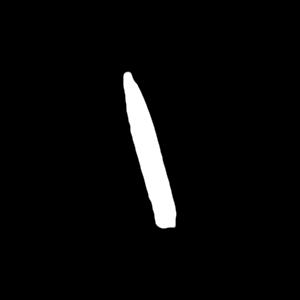
#> input picture images/microsoft_pen.png, 300 x 300 px
$ python test.py   (older library calls are emulated)
#> lines starting #> are read from the running program, lines starting #| are printed output that depends on the picture
#> further down, template is the input picture: shape (300, 300); min 0, max 255, mean 9.5
### framework.py
import cv2

# Get camera
cap = cv2.VideoCapture(0)

draw = False
esc = False
on_draw_callback = None


def get_frame():
    _, img = cap.read()
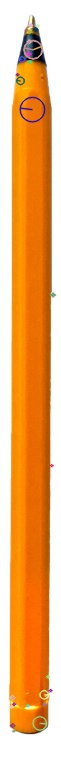
#> input picture test-sift.jpg, 61 x 768 px, given in place of the camera
#> img is the input picture: shape (768, 61, 3); mean B, G, R 113, 175.9, 238.5
    img = cv2.flip(img, 1)  # flip along y axis
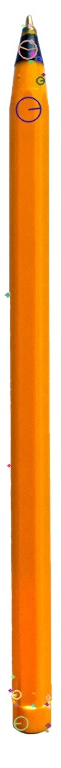
#> img: shape (768, 61, 3); mean B, G, R 113, 175.9, 238.5
    return img


# [15 lines left out: function get_keys, not called in this run]


def is_esc():
    return esc

def is_ctrl():
    return draw

# [4 lines left out: function on_draw, not called in this run]

### template_matching.py
import cv2

methods = ['cv2.TM_CCOEFF', 'cv2.TM_CCOEFF_NORMED', 'cv2.TM_CCORR',
           'cv2.TM_CCORR_NORMED', 'cv2.TM_SQDIFF', 'cv2.TM_SQDIFF_NORMED']


def get_next_template_match(in_img, template, original=None):
    w, h = template.shape[::-1]
    if original is None:
        original = in_img

    for meth in methods:
        method = eval(meth)

        img = in_img.copy()  # Get original frame

        # Draw rectangle on matches
        # Apply template Matching
        res = cv2.matchTemplate(img, template, method)
        min_val, max_val, min_loc, max_loc = cv2.minMaxLoc(res)

        # If the method is TM_SQDIFF or TM_SQDIFF_NORMED, take minimum
        if method in [cv2.TM_SQDIFF, cv2.TM_SQDIFF_NORMED]:
            top_left = min_loc
        else:
            top_left = max_loc
        bottom_right = (top_left[0] + w, top_left[1] + h)

        cv2.rectangle(original, top_left, bottom_right, 255, 2)

        yield meth, original

### test.py
import cv2
import framework
import numpy as np
import template_matching

if __name__ == '__main__':
    template = cv2.imread('images/microsoft_pen.png', 0)

    kernel = cv2.getStructuringElement(cv2.MORPH_ELLIPSE, (3, 3))
    fgbg = cv2.createBackgroundSubtractorMOG2()

    # List wanted methods
    while (1):

        img = framework.get_frame()
        original = img

        img = fgbg.apply(img)
#> img: shape (768, 61); every value is 127
        img = cv2.morphologyEx(img, cv2.MORPH_OPEN, kernel)
        img = cv2.medianBlur(img, 5)

        canny = cv2.Canny(img, 100, 200)
#> canny: shape (768, 61); every value is 0
        blur = cv2.GaussianBlur(img, (5, 5), 0)
        thres1 = cv2.adaptiveThreshold(blur, 255, cv2.ADAPTIVE_THRESH_GAUSSIAN_C, cv2.THRESH_BINARY, 11, 2)
#> thres1: shape (768, 61); every value is 255
        _, thres2 = cv2.threshold(blur, 127, 255, cv2.THRESH_BINARY + cv2.THRESH_OTSU)

        (_, cnts, _) = cv2.findContours(canny.copy(), cv2.RETR_EXTERNAL, cv2.CHAIN_APPROX_SIMPLE)
#> cnts = []
        cv2.imshow('Test', canny)

        cv2.imshow('Threshold', thres2)
        for c in cnts:
            cv2.drawContours(img, [c], -1, (0, 255, 0), 2)
#> this loop made 0 passes

        cv2.imshow('counturs', img)

#> (the run stopped early here; a loop or call above may not have finished)
